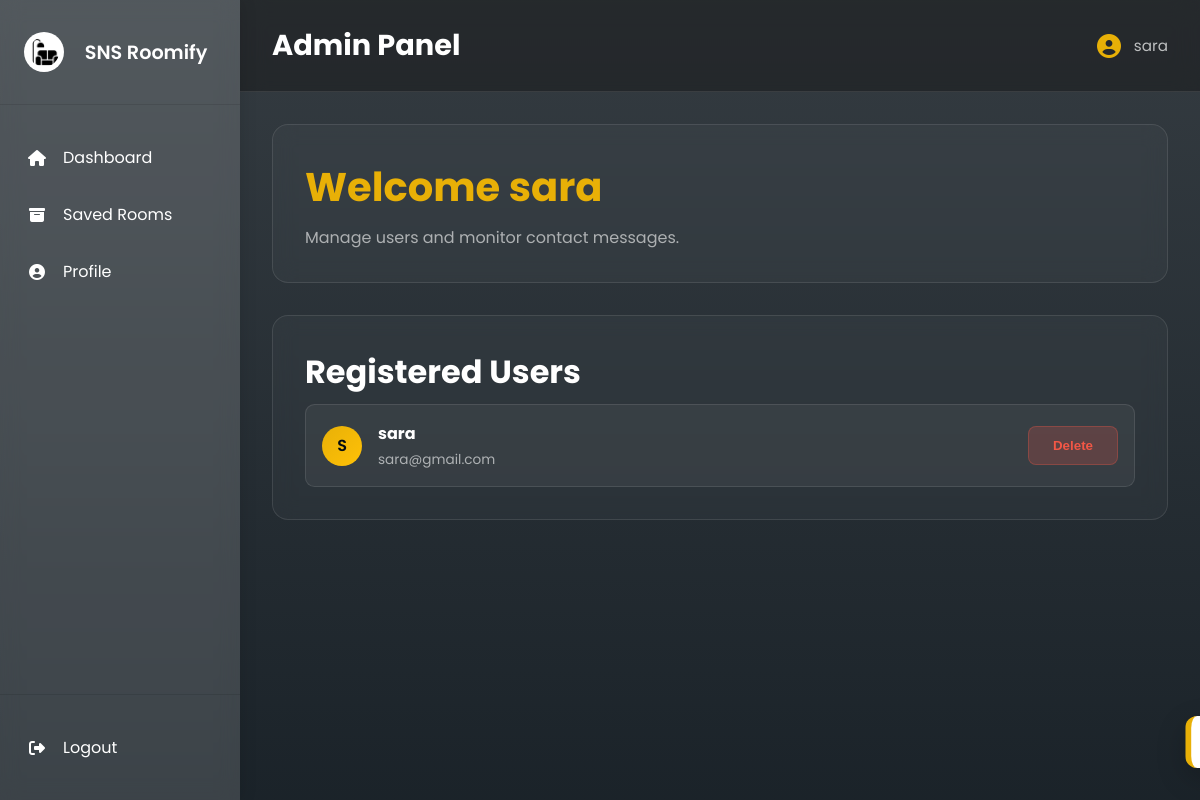
The app's page /admin-users (signed in) with its own data.
### app.py (models this page shows)
class User(db.Model, UserMixin):
    id = db.Column(db.Integer, primary_key=True)
    username = db.Column(db.String(100), nullable=False)
    email = db.Column(db.String(120), unique=True, nullable=False)
    password = db.Column(db.String(100), nullable=False)
    phone = db.Column(db.String(20), nullable=False)
    is_admin = db.Column(db.Integer, default=0, nullable=False)

### app.py (the view)
@app.route("/admin-dashboard")
@app.route("/admin-users")
@login_required
def admin_dashboard():
    users = User.query.filter(User.is_admin != 1).all()
    return render_template(
        "admin_dashboard.html",
        user=current_user,
        users=users,
        active_page="admin_users",
    )

### app.py (called while the page is built)
@login_manager.user_loader
def load_user(user_id):
    return User.query.get(int(user_id))

### templates/admin_dashboard.html (shortened to what this page needs)
{% extends 'base_dashboard.html' %}
{% block extra_css %}
<link rel="stylesheet" href="{{ url_for('static', filename='css/admin_panel.css') }}">
{% endblock %}
{% block page_heading %}Admin Panel{% endblock %}
{% block content %}
<section class="welcome-box">
    <h1>Welcome {{ user.username }}</h1>
    <p>Manage users and monitor contact messages.</p>
</section>
<section class="panel-section">
    <h2>Registered Users</h2>
    <div class="users-container">
        {% for user in users %}
        <div class="user-row">
            <div class="user-avatar">
                {{ user.username[0].upper() }}
            </div>
            <div class="user-info">
                <h3>{{ user.username }}</h3>
                <p>{{ user.email }}</p>
            </div>
            {% if user.is_admin != 1 %}
            <button type="button" class="delete-btn" onclick="confirmDeleteUser('/delete-user/{{ user.id }}', '{{ user.username }}')">Delete</button>
            {% endif %}
        </div>
        {% endfor %}
    </div>
</section>
{% endblock %}
{% block modals %}
{% from 'components/modal.html' import confirm_modal %}
{% endblock %}

### templates/base_dashboard.html (shortened to what this page needs)
<!DOCTYPE html>
<html lang="en">
<head>
    <link rel="stylesheet" href="https://cdnjs.cloudflare.com/ajax/libs/font-awesome/6.4.0/css/all.min.css">
    {% block extra_css %}{% endblock %}
</head>
<body>
    <div class="container">
        {% include 'components/sidebar.html' %}
        <main class="main-content">
            <div class="top-bar">
                <h1>{% block page_heading %}Dashboard{% endblock %}</h1>
                <div class="user-menu">
                    <i class="fas fa-user-circle"></i>
                    <span>{% block user_name %}{{ user.username }}{% endblock %}</span>
                </div>
            </div>
            <div class="page-content">
                {% block content %}{% endblock %}
            </div>
        </main>
    </div>
    <div id="toast" class="toast">
    </div>
</body>
</html>

### static/css/admin_panel.css (style rules this page uses)
.users-container { display: flex; flex-direction: column; gap: 1rem; }
.user-row { display: flex; align-items: center; gap: 1rem; padding: 1rem; border-radius: 0.6rem; background: rgba(255, 255, 255, 0.05); border: 1px solid rgba(255, 255, 255, 0.1); transition: all 0.2s; }
.user-avatar { width: 2.5rem; height: 2.5rem; border-radius: 50%; background: linear-gradient(135deg, var(--color-primary) 0%, #ffc107 100%); color: var(--color-bg-dark); display: flex; justify-content: center; align-items: center; font-weight: 600; flex-shrink: 0; }
.user-info { flex: 1; min-width: 0; }
.user-info h3 { margin: 0 0 0.25rem 0; font-size: 1rem; color: var(--color-text-light); }
.user-info p { margin: 0; color: rgba(255, 255, 255, 0.6); font-size: 0.85rem; }

### static/css/dashboard-layout.css (style rules this page uses)
* { margin: 0; padding: 0; box-sizing: border-box; }
body { font-family: "Poppins", sans-serif; color: var(--color-text-light); background-image: linear-gradient(rgba(2, 11, 18, 0.8), rgba(2, 11, 18, 0.9)), url("/static/images/background-main1.jpg"); background-size: cover; background-position: center; background-attachment: fixed; }
.container { display: flex; height: 100vh; }
.main-content { flex: 1; margin-left: 240px; display: flex; flex-direction: column; background: transparent; overflow-y: auto; }
.top-bar { background: rgba(20, 20, 20, 0.45); padding: 1.5rem 2rem; display: flex; justify-content: space-between; align-items: center; border-bottom: 1px solid rgba(255, 255, 255, 0.1); backdrop-filter: blur(12px); position: sticky; top: 0; z-index: 90; }
.top-bar h1 { font-size: 1.8rem; color: var(--color-text-light); }
.user-menu { display: flex; align-items: center; gap: 0.8rem; color: rgba(255, 255, 255, 0.7); font-size: 0.95rem; }
.user-menu i { font-size: 1.5rem; color: var(--color-primary); }
.page-content { padding: 2rem; flex: 1; }
.panel-section, .welcome-box, .create-section, .saved-section, .profile-section { background: rgba(255, 255, 255, 0.03); border: 1px solid rgba(255, 255, 255, 0.1); border-radius: 1rem; padding: 2rem; margin-bottom: 2rem; backdrop-filter: blur(10px); }
.welcome-box h1 { color: var(--color-primary); font-size: 2.5rem; margin-bottom: 0.5rem; }
.welcome-box p, .panel-section > p { color: rgba(255, 255, 255, 0.6); }
.create-section h2, .saved-section h2, .panel-section h2 { color: var(--color-text-light); font-size: 2rem; margin-bottom: 0.5rem; }
.delete-btn { background: rgba(242, 87, 70, 0.2) !important; color: var(--color-error) !important; border: 1px solid rgba(242, 87, 70, 0.3) !important; padding: 0.7rem 1.5rem; border-radius: 0.5rem; font-weight: 600; cursor: pointer; transition: all 0.2s; }
.toast { position: fixed; bottom: 2rem; right: 2rem; padding: 1rem 1.5rem; border-radius: 12px; background: #ffffff; color: #333333; box-shadow: 0 10px 30px rgba(0, 0, 0, 0.2); z-index: 10000; display: flex; align-items: center; gap: 0.75rem; font-weight: 500; transform: translateX(120%); transition: transform 0.4s cubic-bezier(0.68, -0.55, 0.265, 1.55); border-left: 6px solid var(--color-primary); }

### static/css/variables.css (style rules this page uses)
:root { --color-primary: #e8b007; --color-primary-dark: #d4a006; --color-bg-dark: #020b12; --color-text-light: #ffffff; --color-text-muted: rgba(255, 255, 255, 0.6); --color-error: #f25746; --color-success: #28a745; --border-light: 1px solid rgba(255, 255, 255, 0.1); --border-dark: 1px solid rgba(0, 0, 0, 0.1); --font-main: "Poppins", sans-serif; }

### records on screen
User: username "sara", username "S", email "sara@gmail.com"
